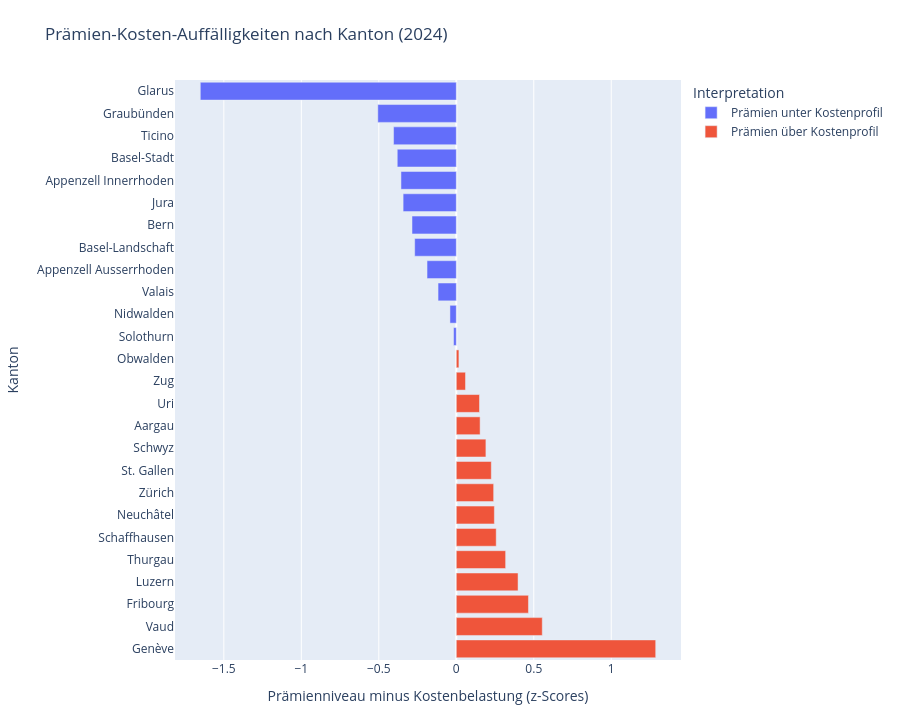
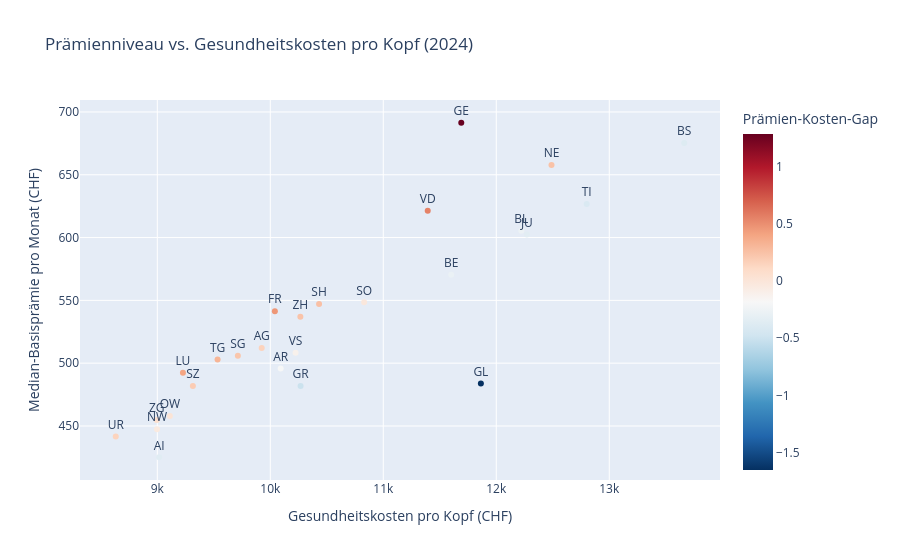

The cell these charts' notebook holds for them, in order:
### Code cell
analysis_panel['premium_cost_gap_z'] = analysis_panel['z_premium_median'] - analysis_panel['z_cost_per_capita']
panel_latest = analysis_panel[analysis_panel['year'] == latest_year].copy()
panel_latest['premium_cost_gap_z'] = panel_latest['z_premium_median'] - panel_latest['z_cost_per_capita']
panel_latest['alignment_flag'] = np.where(
    panel_latest['premium_cost_gap_z'] > 0,
    'Prämien über Kostenprofil',
    'Prämien unter Kostenprofil',
)

premium_alignment = panel_latest[[
    'canton_code', 'canton_label', 'cost_per_capita', 'premium_median_monthly',
    'premium_to_cost_ratio', 'premium_cost_gap_z', 'alignment_flag'
]].copy()

premium_alignment['abs_gap'] = premium_alignment['premium_cost_gap_z'].abs()

display(premium_alignment.sort_values('abs_gap', ascending=False).head(10))

premium_alignment_sorted = premium_alignment.sort_values('premium_cost_gap_z').copy()
canton_axis_labels = premium_alignment_sorted['canton_label'].tolist()

fig = px.bar(
    premium_alignment_sorted,
    x='premium_cost_gap_z',
    y='canton_label',
    orientation='h',
    color='alignment_flag',
    category_orders={'canton_label': canton_axis_labels},
    title=f'Prämien-Kosten-Auffälligkeiten nach Kanton ({latest_year})',
    labels={
        'premium_cost_gap_z': 'Prämienniveau minus Kostenbelastung (z-Scores)',
        'canton_label': 'Kanton',
        'alignment_flag': 'Interpretation',
    },
)
fig.update_yaxes(
    title_text='Kanton',
    tickmode='array',
    tickvals=canton_axis_labels,
    ticktext=canton_axis_labels,
    automargin=True,
)
fig.update_layout(height=720, margin=dict(l=170, r=40, t=80, b=60))
fig.show()

fig = px.scatter(
    panel_latest,
    x='cost_per_capita',
    y='premium_median_monthly',
    color='premium_cost_gap_z',
    hover_name='canton_label',
    text='canton_code',
    color_continuous_scale='RdBu_r',
    title=f'Prämienniveau vs. Gesundheitskosten pro Kopf ({latest_year})',
    labels={
        'cost_per_capita': 'Gesundheitskosten pro Kopf (CHF)',
        'premium_median_monthly': 'Median-Basisprämie pro Monat (CHF)',
        'premium_cost_gap_z': 'Prämien-Kosten-Gap',
    },
)
fig.update_traces(textposition='top center')
fig.show()

### Figure 1 — Plotly figure (JSON) as saved in the notebook; plotly's stock layout.template omitted (floating-point values rounded to 4 significant figures)
{"data": [{"hovertemplate": "Interpretation=Prämien unter Kostenprofil<br>Prämienniveau minus Kostenbelastung (z-Scores)=%{x}<br>Kanton=%{y}<extra></extra>", "legendgroup": "Prämien unter Kostenprofil", "marker": {"color": "#636efa", "pattern": {"shape": ""}}, "name": "Prämien unter Kostenprofil", "orientation": "h", "showlegend": true, "textposition": "auto", "type": "bar", "x": [-1.652, -0.5065, -0.4048, -0.381, -0.3571, -0.3431, -0.2859, -0.2686, -0.1889, -0.1178, -0.04099, -0.01755], "xaxis": "x", "y": ["Glarus", "Graubünden", "Ticino", "Basel-Stadt", "Appenzell Innerrhoden", "Jura", "Bern", "Basel-Landschaft", "Appenzell Ausserrhoden", "Valais", "Nidwalden", "Solothurn"], "yaxis": "y"}, {"hovertemplate": "Interpretation=Prämien über Kostenprofil<br>Prämienniveau minus Kostenbelastung (z-Scores)=%{x}<br>Kanton=%{y}<extra></extra>", "legendgroup": "Prämien über Kostenprofil", "marker": {"color": "#EF553B", "pattern": {"shape": ""}}, "name": "Prämien über Kostenprofil", "orientation": "h", "showlegend": true, "textposition": "auto", "type": "bar", "x": [0.01682, 0.05931, 0.1496, 0.1536, 0.191, 0.2258, 0.241, 0.2457, 0.2575, 0.3183, 0.3985, 0.4656, 0.5547, 1.287], "xaxis": "x", "y": ["Obwalden", "Zug", "Uri", "Aargau", "Schwyz", "St. Gallen", "Zürich", "Neuchâtel", "Schaffhausen", "Thurgau", "Luzern", "Fribourg", "Vaud", "Genève"], "yaxis": "y"}], "layout": {"barmode": "relative", "height": 720, "legend": {"title": {"text": "Interpretation"}, "tracegroupgap": 0}, "margin": {"b": 60, "l": 170, "r": 40, "t": 80}, "title": {"text": "Prämien-Kosten-Auffälligkeiten nach Kanton (2024)"}, "xaxis": {"anchor": "y", "domain": [0, 1], "title": {"text": "Prämienniveau minus Kostenbelastung (z-Scores)"}}, "yaxis": {"anchor": "x", "automargin": true, "categoryarray": ["Genève", "Vaud", "Fribourg", "Luzern", "Thurgau", "Schaffhausen", "Neuchâtel", "Zürich", "St. Gallen", "Schwyz", "Aargau", "Uri", "Zug", "Obwalden", "Solothurn", "Nidwalden", "Valais", "Appenzell Ausserrhoden", "Basel-Landschaft", "Bern", "Jura", "Appenzell Innerrhoden", "Basel-Stadt", "Ticino", "Graubünden", "Glarus"], "categoryorder": "array", "domain": [0, 1], "tickmode": "array", "ticktext": ["Glarus", "Graubünden", "Ticino", "Basel-Stadt", "Appenzell Innerrhoden", "Jura", "Bern", "Basel-Landschaft", "Appenzell Ausserrhoden", "Valais", "Nidwalden", "Solothurn", "Obwalden", "Zug", "Uri", "Aargau", "Schwyz", "St. Gallen", "Zürich", "Neuchâtel", "Schaffhausen", "Thurgau", "Luzern", "Fribourg", "Vaud", "Genève"], "tickvals": ["Glarus", "Graubünden", "Ticino", "Basel-Stadt", "Appenzell Innerrhoden", "Jura", "Bern", "Basel-Landschaft", "Appenzell Ausserrhoden", "Valais", "Nidwalden", "Solothurn", "Obwalden", "Zug", "Uri", "Aargau", "Schwyz", "St. Gallen", "Zürich", "Neuchâtel", "Schaffhausen", "Thurgau", "Luzern", "Fribourg", "Vaud", "Genève"], "title": {"text": "Kanton"}}}}

### Figure 2 — Plotly figure (JSON) as saved in the notebook; plotly's stock layout.template omitted (floating-point values rounded to 4 significant figures)
{"data": [{"hovertemplate": "<b>%{hovertext}</b><br><br>Gesundheitskosten pro Kopf (CHF)=%{x}<br>Median-Basisprämie pro Monat (CHF)=%{y}<br>canton_code=%{text}<br>Prämien-Kosten-Gap=%{marker.color}<extra></extra>", "hovertext": ["Aargau", "Appenzell Innerrhoden", "Appenzell Ausserrhoden", "Bern", "Basel-Landschaft", "Basel-Stadt", "Fribourg", "Genève", "Glarus", "Graubünden", "Jura", "Luzern", "Neuchâtel", "Nidwalden", "Obwalden", "St. Gallen", "Schaffhausen", "Solothurn", "Schwyz", "Thurgau", "Ticino", "Uri", "Vaud", "Valais", "Zug", "Zürich"], "legendgroup": "", "marker": {"color": [0.1536, -0.3571, -0.1889, -0.2859, -0.2686, -0.381, 0.4656, 1.287, -1.652, -0.5065, -0.3431, 0.3985, 0.2457, -0.04099, 0.01682, 0.2258, 0.2575, -0.01755, 0.191, 0.3183, -0.4048, 0.1496, 0.5547, -0.1178, 0.05931, 0.241], "coloraxis": "coloraxis", "symbol": "circle"}, "mode": "markers+text", "name": "", "orientation": "v", "showlegend": false, "text": ["AG", "AI", "AR", "BE", "BL", "BS", "FR", "GE", "GL", "GR", "JU", "LU", "NE", "NW", "OW", "SG", "SH", "SO", "SZ", "TG", "TI", "UR", "VD", "VS", "ZG", "ZH"], "textposition": "top center", "type": "scatter", "x": [9924.0, 9016.0, 10090.0, 11600.0, 12220.0, 13660.0, 10040.0, 11690.0, 11860.0, 10270.0, 12270.0, 9227.0, 12490.0, 8997.0, 9111.0, 9713.0, 10430.0, 10830.0, 9315.0, 9533.0, 12800.0, 8632.0, 11390.0, 10220.0, 8995.0, 10270.0], "xaxis": "x", "y": [512.0, 425.1, 495.8, 570.5, 605.3, 675.2, 541.4, 691.4, 483.8, 481.9, 602.5, 492.3, 657.8, 447.4, 457.9, 505.9, 547.2, 548.5, 481.8, 503.0, 626.6, 441.7, 621.2, 508.2, 454.7, 537.0], "yaxis": "y"}], "layout": {"coloraxis": {"colorbar": {"title": {"text": "Prämien-Kosten-Gap"}}, "colorscale": [[0, "rgb(5,48,97)"], [0.1, "rgb(33,102,172)"], [0.2, "rgb(67,147,195)"], [0.3, "rgb(146,197,222)"], [0.4, "rgb(209,229,240)"], [0.5, "rgb(247,247,247)"], [0.6, "rgb(253,219,199)"], [0.7, "rgb(244,165,130)"], [0.8, "rgb(214,96,77)"], [0.9, "rgb(178,24,43)"], [1, "rgb(103,0,31)"]]}, "legend": {"tracegroupgap": 0}, "title": {"text": "Prämienniveau vs. Gesundheitskosten pro Kopf (2024)"}, "xaxis": {"anchor": "y", "domain": [0, 1], "title": {"text": "Gesundheitskosten pro Kopf (CHF)"}}, "yaxis": {"anchor": "x", "domain": [0, 1], "title": {"text": "Median-Basisprämie pro Monat (CHF)"}}}}
